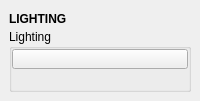
<?xml version="1.0" encoding="UTF-8"?>
<ui version="4.0">
 <class>QtUi</class>
 <widget class="QMainWindow" name="QtUi">
  <property name="enabled">
   <bool>true</bool>
  </property>
  <property name="geometry">
   <rect>
    <x>0</x>
    <y>0</y>
    <width>200</width>
    <height>101</height>
   </rect>
  </property>
  <property name="tabShape">
   <enum>QTabWidget::Triangular</enum>
  </property>
  <property name="dockNestingEnabled">
   <bool>true</bool>
  </property>
  <property name="dockOptions">
   <set>QMainWindow::AllowNestedDocks|QMainWindow::AllowTabbedDocks|QMainWindow::AnimatedDocks|QMainWindow::ForceTabbedDocks</set>
  </property>
  <widget class="QWidget" name="central_widget">
   <property name="minimumSize">
    <size>
     <width>200</width>
     <height>0</height>
    </size>
   </property>
   <layout class="QVBoxLayout" name="verticalLayout_2">
    <item>
     <layout class="QVBoxLayout" name="verticalLayout">
      <property name="spacing">
       <number>0</number>
      </property>
      <item>
       <widget class="Header" name="header">
        <property name="minimumSize">
         <size>
          <width>0</width>
          <height>20</height>
         </size>
        </property>
        <property name="font">
         <font>
          <weight>75</weight>
          <bold>true</bold>
         </font>
        </property>
        <property name="text">
         <string>LIGHTING</string>
        </property>
       </widget>
      </item>
      <item>
       <widget class="QGroupBox" name="groupBox">
        <property name="enabled">
         <bool>true</bool>
        </property>
        <property name="title">
         <string>Lighting</string>
        </property>
        <layout class="QVBoxLayout" name="verticalLayout_3">
         <property name="spacing">
          <number>1</number>
         </property>
         <property name="leftMargin">
          <number>0</number>
         </property>
         <property name="topMargin">
          <number>0</number>
         </property>
         <property name="rightMargin">
          <number>0</number>
         </property>
         <property name="bottomMargin">
          <number>0</number>
         </property>
         <item>
          <widget class="PushButton" name="tb001">
           <property name="enabled">
            <bool>true</bool>
           </property>
           <property name="minimumSize">
            <size>
             <width>0</width>
             <height>20</height>
            </size>
           </property>
           <property name="maximumSize">
            <size>
             <width>16777215</width>
             <height>20</height>
            </size>
           </property>
           <property name="toolTip">
            <string/>
           </property>
           <property name="text">
            <string/>
           </property>
           <property name="iconSize">
            <size>
             <width>18</width>
             <height>18</height>
            </size>
           </property>
          </widget>
         </item>
         <item>
          <spacer name="verticalSpacer">
           <property name="orientation">
            <enum>Qt::Vertical</enum>
           </property>
           <property name="sizeHint" stdset="0">
            <size>
             <width>0</width>
             <height>10</height>
            </size>
           </property>
          </spacer>
         </item>
        </layout>
       </widget>
      </item>
     </layout>
    </item>
   </layout>
  </widget>
 </widget>
 <customwidgets>
  <customwidget>
   <class>Header</class>
   <extends>QLabel</extends>
   <header>uitk.widgets.header.Header.h</header>
  </customwidget>
  <customwidget>
   <class>PushButton</class>
   <extends>QPushButton</extends>
   <header>widgets.pushbutton.h</header>
  </customwidget>
 </customwidgets>
 <resources/>
 <connections/>
 <designerdata>
  <property name="gridDeltaX">
   <number>5</number>
  </property>
  <property name="gridDeltaY">
   <number>5</number>
  </property>
  <property name="gridSnapX">
   <bool>true</bool>
  </property>
  <property name="gridSnapY">
   <bool>true</bool>
  </property>
  <property name="gridVisible">
   <bool>true</bool>
  </property>
 </designerdata>
</ui>
